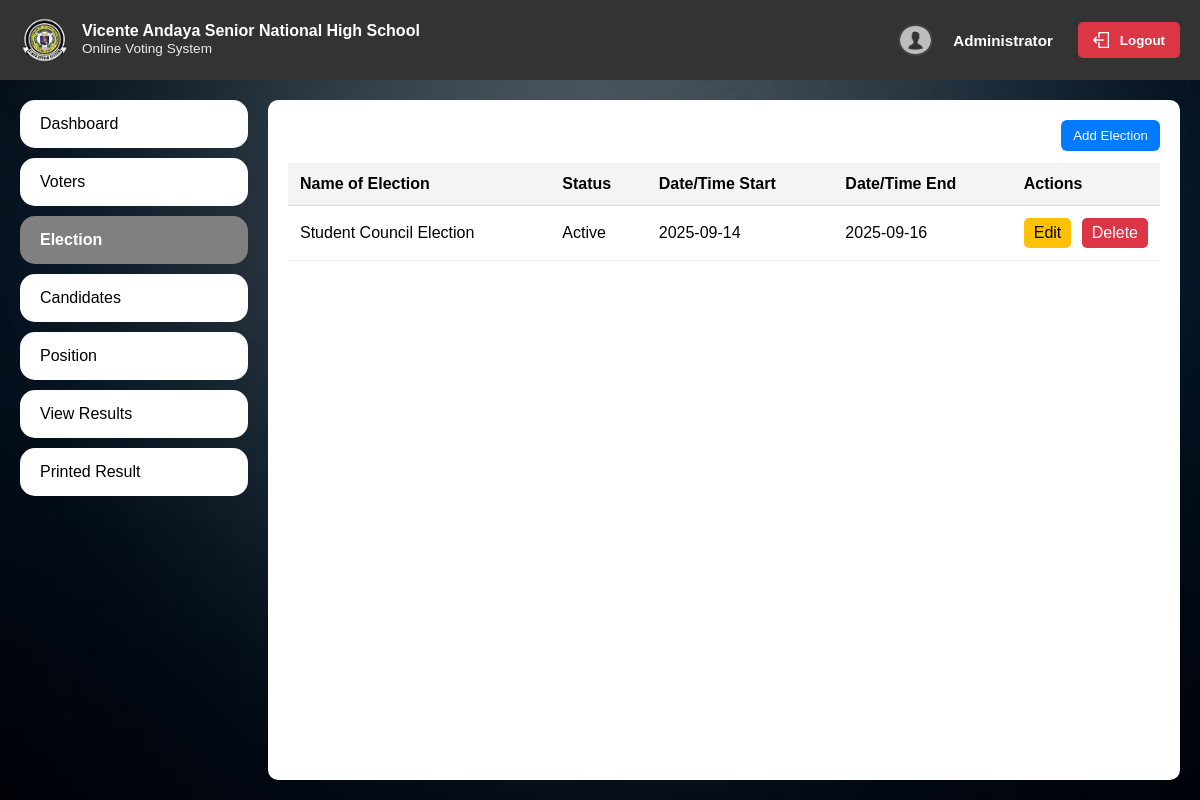
Screenshot of /admin/elections with the database file from the repository.
### run.py (models this page shows)
class Election(db.Model):
    id = db.Column(db.Integer, primary_key=True)
    title = db.Column(db.String(255), nullable=False)
    description = db.Column(db.Text, nullable=True)
    start_date = db.Column(db.Date, nullable=False)
    end_date = db.Column(db.Date, nullable=False)
    positions = db.Column(db.String(255), nullable=True)
    status = db.Column(db.String(50), nullable=False, default='Draft')

### run.py (the view, shortened to what this page needs)
@app.route('/admin/elections', methods=['GET', 'POST'])
def admin_elections():
    elections = Election.query.order_by(Election.start_date.desc()).all()
    return render_template('admin/elections.html', elections=elections)

### templates/admin/elections.html (shortened to what this page needs)
<!DOCTYPE html>
<html lang="en">
<head>
</head>
<body>
    {% include 'partials/admin_navbar.html' %}
    <div class="main">
        <div class="left">
            <a href="{{ url_for('admin_dashboard') }}">Dashboard</a>
            <a href="{{ url_for('admin_voters') }}">Voters</a>
            <a href="{{ url_for('admin_elections') }}" class="active">Election</a>
            <a href="{{ url_for('admin_candidates') }}">Candidates</a>
            <a href="{{ url_for('admin_position') }}">Position</a>
            <a href="#">View Results</a>
            <a href="#">Printed Result</a>
        </div>
        <div class="right">
            <div class="election-list">
                <div style="display:flex; justify-content: flex-end; margin-bottom: 12px;">
                    <button id="openModalBtn" style="padding: 8px 12px; background: #007bff; color: white; border: none; border-radius: 6px; cursor: pointer;">Add Election</button>
                </div>
                <table class="data-table">
                    <thead>
                        <tr>
                            <th>Name of Election</th>
                            <th>Status</th>
                            <th>Date/Time Start</th>
                            <th>Date/Time End</th>
                            <th class="actions-col">Actions</th>
                        </tr>
                    </thead>
                    <tbody>
                        {% if elections and elections|length > 0 %}
                            {% for e in elections %}
                                <tr>
                                    <td>{{ e.title }}</td>
                                    <td>{{ e.status }}</td>
                                    <td>{{ e.start_date.strftime('%Y-%m-%d') }}</td>
                                    <td>{{ e.end_date.strftime('%Y-%m-%d') }}</td>
                                    <td class="actions-col">
                                        <a href="#" class="btn-edit" data-id="{{ e.id }}" data-title="{{ e.title|e }}" data-description="{{ e.description|e if e.description else '' }}" data-start="{{ e.start_date.isoformat() }}" data-end="{{ e.end_date.isoformat() }}" data-positions="{{ e.positions|e if e.positions else '' }}" data-status="{{ e.status }}" style="padding:6px 10px; background:#ffc107; color:#000; text-decoration:none; border-radius:5px; margin-right:6px;">Edit</a>
                                        <a href="#" class="btn-delete" data-id="{{ e.id }}" style="padding:6px 10px; background:#dc3545; color:#fff; text-decoration:none; border-radius:5px;">Delete</a>
                                    </td>
                                </tr>
                            {% endfor %}
                        {% else %}
                            <tr>
                                <td colspan="5">There are currently no active elections. Please check back later.</td>
                            </tr>
                        {% endif %}
                    </tbody>
                </table>
            </div>
        </div>
    </div>
</body>
</html>

### rows the page displays
Election: title "Student Council Election", status "Active", start_date "2025-09-14", end_date "2025-09-16"
